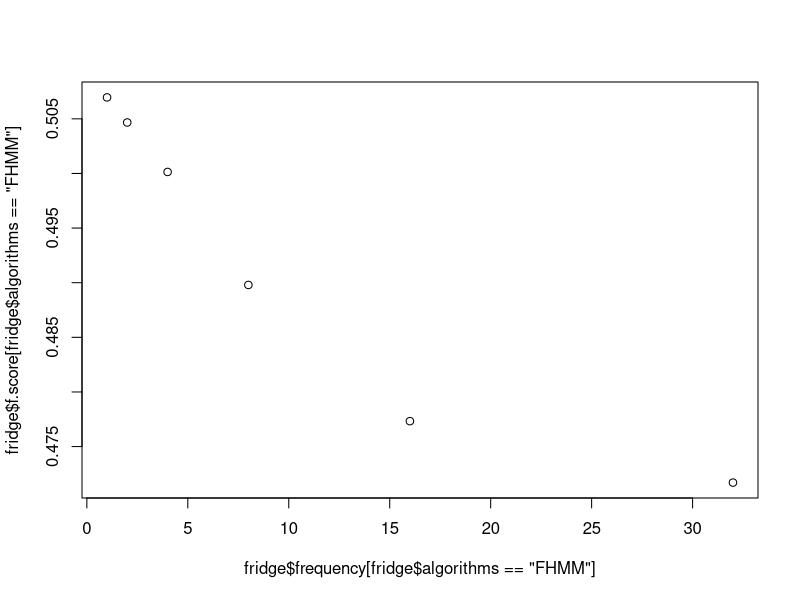
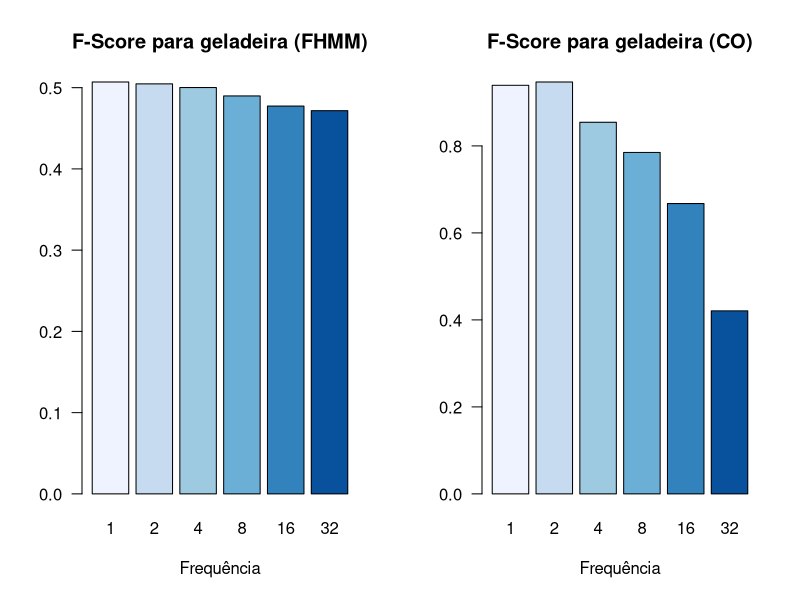
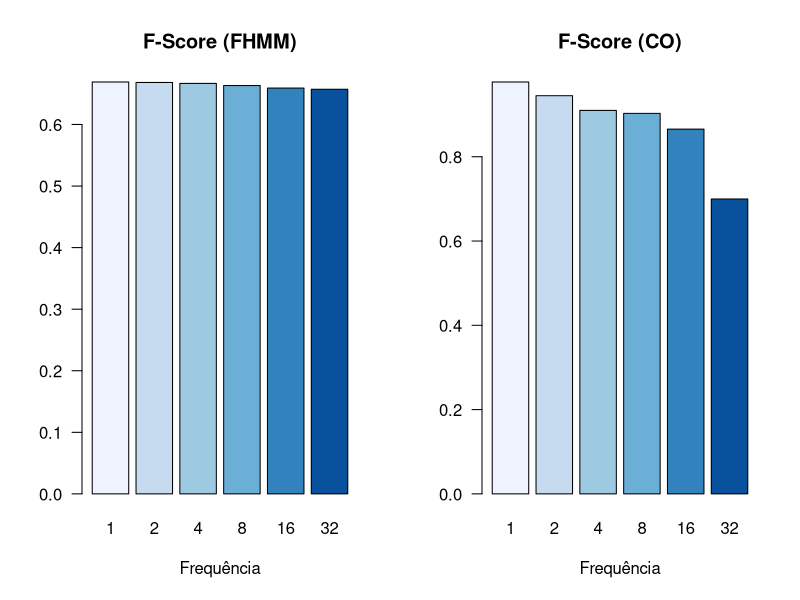

Source code (R) for these figures, in order:
#Obter os dados das métricas dos algoritmos
metrics = read.table("metrics_equip.txt", header = TRUE, sep = ",")
timeAlg = read.table("time_algorithms.txt", header = TRUE, sep = ",")

fridge = subset(metrics, appliance=='Fridge')

plot(fridge$frequency[fridge$algorithms == 'FHMM'], fridge$f.score[fridge$algorithms == 'FHMM'])

#instalando um pacote com paleta de cores
install.packages("RColorBrewer")
require("RColorBrewer")

par(mfrow = c(1,2))
#FHMM - F-Score
barplot(fridge$f.score[fridge$algorithms == 'FHMM'], main="F-Score para geladeira (FHMM)", xlab="Frequência", las=1, 
        col=brewer.pal(6, "Blues"), names.arg = fridge$frequency[fridge$algorithms == 'FHMM'])

#CO - F-Score
barplot(fridge$f.score[fridge$algorithms == 'CO'], main="F-Score para geladeira (CO)", xlab="Frequência", las=1, 
        col=brewer.pal(6, "Blues"), names.arg = fridge$frequency[fridge$algorithms == 'CO'])


#---------------------------------------------------
#Métricas
fhmm = subset(metrics, algorithms=='FHMM')
freq1_fhmm = subset(fhmm, frequency==1)
freq2_fhmm = subset(fhmm, frequency==2)
freq4_fhmm = subset(fhmm, frequency==4)
freq8_fhmm = subset(fhmm, frequency==8)
freq16_fhmm = subset(fhmm, frequency==16)
freq32_fhmm = subset(fhmm, frequency==32)
#Tempo
fhmmTime = subset(timeAlg, algorithms=='FHMM')
freq1_fhmmTime = subset(fhmmTime, frequency==1)
freq2_fhmmTime = subset(fhmmTime, frequency==2)
freq4_fhmmTime = subset(fhmmTime, frequency==4)
freq8_fhmmTime = subset(fhmmTime, frequency==8)
freq16_fhmmTime = subset(fhmmTime, frequency==16)
freq32_fhmmTime = subset(fhmmTime, frequency==32)


df = data.frame(frequency=c('1', '2', '4', '8', '16','32'),
                time.train=c(mean(freq1_fhmmTime$time.train), mean(freq2_fhmmTime$time.train), mean(freq4_fhmmTime$time.train), mean(freq8_fhmmTime$time.train),
                             mean(freq16_fhmmTime$time.train), mean(freq32_fhmmTime$time.train)),
                time.disag=c(mean(freq1_fhmmTime$time.disag), mean(freq2_fhmmTime$time.disag), mean(freq4_fhmmTime$time.disag), mean(freq8_fhmmTime$time.disag),
                             mean(freq16_fhmmTime$time.disag), mean(freq32_fhmmTime$time.disag)),
                f.score=c(mean(freq1_fhmm$f.score), mean(freq2_fhmm$f.score), mean(freq4_fhmm$f.score), mean(freq8_fhmm$f.score),
                          mean(freq16_fhmm$f.score), mean(freq32_fhmm$f.score)),
                mne=c(mean(freq1_fhmm$mne), mean(freq2_fhmm$mne), mean(freq4_fhmm$mne), mean(freq8_fhmm$mne),
                      mean(freq16_fhmm$mne), mean(freq32_fhmm$mne)),
                rms=c(mean(freq1_fhmm$rms), mean(freq2_fhmm$rms), mean(freq4_fhmm$rms), mean(freq8_fhmm$rms),
                      mean(freq16_fhmm$rms), mean(freq32_fhmm$rms))
                )

barplot(df$f.score, main="F-Score (FHMM)", xlab="Frequência", las=1, 
        col=brewer.pal(6, "Blues"), names.arg = df$frequency)


#Métricas
co = subset(metrics, algorithms=='CO')
freq1_co = subset(co, frequency==1)
freq2_co = subset(co, frequency==2)
freq4_co = subset(co, frequency==4)
freq8_co = subset(co, frequency==8)
freq16_co = subset(co, frequency==16)
freq32_co = subset(co, frequency==32)
#Tempo
coTime = subset(timeAlg, algorithms=='CO')
freq1_coTime = subset(coTime, frequency==1)
freq2_coTime = subset(coTime, frequency==2)
freq4_coTime = subset(coTime, frequency==4)
freq8_coTime = subset(coTime, frequency==8)
freq16_coTime = subset(coTime, frequency==16)
freq32_coTime = subset(coTime, frequency==32)

df_ = data.frame(frequency=c('1', '2', '4', '8', '16','32'),
                 time.train=c(mean(freq1_coTime$time.train), mean(freq2_coTime$time.train), mean(freq4_coTime$time.train), mean(freq8_coTime$time.train),
                              mean(freq16_coTime$time.train), mean(freq32_coTime$time.train)),
                 time.disag=c(mean(freq1_coTime$time.disag), mean(freq2_coTime$time.disag), mean(freq4_coTime$time.disag), mean(freq8_coTime$time.disag),
                              mean(freq16_coTime$time.disag), mean(freq32_coTime$time.disag)),
                 f.score=c(mean(freq1_co$f.score), mean(freq2_co$f.score), mean(freq4_co$f.score), mean(freq8_co$f.score),
                              mean(freq16_co$f.score), mean(freq32_co$f.score)),
                 mne=c(mean(freq1_co$mne), mean(freq2_co$mne), mean(freq4_co$mne), mean(freq8_co$mne),
                              mean(freq16_co$mne), mean(freq32_co$mne)),
                 rms=c(mean(freq1_co$rms), mean(freq2_co$rms), mean(freq4_co$rms), mean(freq8_co$rms),
                              mean(freq16_co$rms), mean(freq32_co$rms))
)

summary(freq1_co$f.score)
summary(freq2_co$f.score)
summary(freq4_co$f.score)
summary(freq8_co$f.score)
summary(freq16_co$f.score)
summary(freq32_co$f.score)

barplot(df_$f.score, main="F-Score (CO)", xlab="Frequência", las=1, 
        col=brewer.pal(6, "Blues"), names.arg = df_$frequency)





